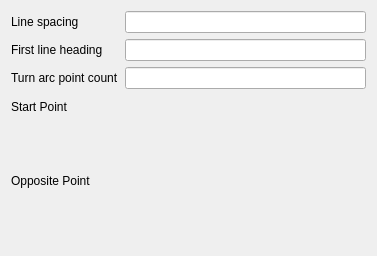
<?xml version="1.0" encoding="UTF-8"?>
<ui version="4.0">
 <class>SurveyPatternDetails</class>
 <widget class="QWidget" name="SurveyPatternDetails">
  <property name="geometry">
   <rect>
    <x>0</x>
    <y>0</y>
    <width>377</width>
    <height>256</height>
   </rect>
  </property>
  <property name="sizePolicy">
   <sizepolicy hsizetype="Fixed" vsizetype="Fixed">
    <horstretch>0</horstretch>
    <verstretch>0</verstretch>
   </sizepolicy>
  </property>
  <property name="minimumSize">
   <size>
    <width>377</width>
    <height>256</height>
   </size>
  </property>
  <property name="windowTitle">
   <string>Form</string>
  </property>
  <layout class="QFormLayout" name="formLayout">
   <item row="0" column="0">
    <widget class="QLabel" name="lineSpacingLabel">
     <property name="text">
      <string>Line spacing</string>
     </property>
    </widget>
   </item>
   <item row="0" column="1">
    <widget class="QLineEdit" name="lineSpacingEdit"/>
   </item>
   <item row="1" column="0">
    <widget class="QLabel" name="firstLineHeadingLabel">
     <property name="text">
      <string>First line heading</string>
     </property>
    </widget>
   </item>
   <item row="1" column="1">
    <widget class="QLineEdit" name="headingEdit"/>
   </item>
   <item row="5" column="1">
    <widget class="WaypointDetails" name="startPoint" native="true">
     <property name="sizePolicy">
      <sizepolicy hsizetype="Preferred" vsizetype="Fixed">
       <horstretch>0</horstretch>
       <verstretch>0</verstretch>
      </sizepolicy>
     </property>
     <property name="minimumSize">
      <size>
       <width>0</width>
       <height>68</height>
      </size>
     </property>
    </widget>
   </item>
   <item row="6" column="1">
    <widget class="WaypointDetails" name="oppositePoint" native="true">
     <property name="sizePolicy">
      <sizepolicy hsizetype="Preferred" vsizetype="Fixed">
       <horstretch>0</horstretch>
       <verstretch>0</verstretch>
      </sizepolicy>
     </property>
     <property name="minimumSize">
      <size>
       <width>0</width>
       <height>68</height>
      </size>
     </property>
    </widget>
   </item>
   <item row="2" column="0">
    <widget class="QLabel" name="turnArcCountLabel">
     <property name="text">
      <string>Turn arc point count</string>
     </property>
    </widget>
   </item>
   <item row="2" column="1">
    <widget class="QLineEdit" name="turnArcPointCountLineEdit"/>
   </item>
   <item row="6" column="0">
    <widget class="QLabel" name="oppositePointLabel">
     <property name="text">
      <string>Opposite Point</string>
     </property>
    </widget>
   </item>
   <item row="5" column="0">
    <widget class="QLabel" name="startPointLabel">
     <property name="text">
      <string>Start Point</string>
     </property>
    </widget>
   </item>
  </layout>
 </widget>
 <customwidgets>
  <customwidget>
   <class>WaypointDetails</class>
   <extends>QWidget</extends>
   <header>waypointdetails.h</header>
   <container>1</container>
  </customwidget>
 </customwidgets>
 <resources/>
 <connections/>
</ui>
